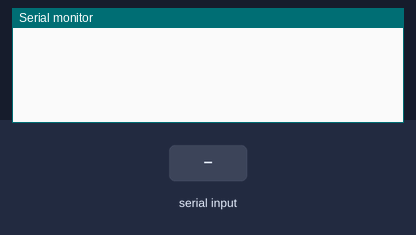
Bench run of a sketch on a simulated Arduino Uno, built with avr-gcc and run on an emulated ATmega328P. Parts: the last lines printed to the serial monitor. Inputs (shaded band) come from the test bench.

Above: at 1.2 s.
1.3 s: "1\n" received over Serial
At 2.3 s:
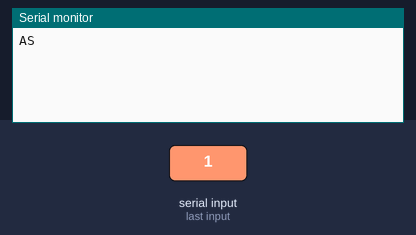
2.8 s: "2\n" received over Serial
At 3.5 s:
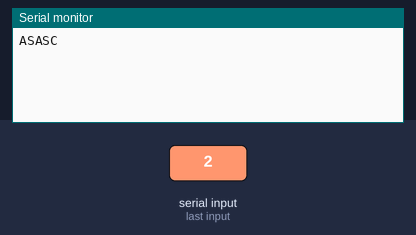

The sketch:

03_assignment.ino
```cpp
void setup() {
  Serial.begin(9600);
}

void loop() {
  if (Serial.available() > 0) {
    String input = Serial.readStringUntil('\n'); // 改行まで読み込む
    Serial.println("ASCIIコード（4桁の4進数）:");


    for (int i = 0; i < input.length(); i++) {
      char c = input.charAt(i);
      byte ascii = (byte)c; // 10進数
      Serial.print(c);
      Serial.print(" -> ");
      MoreNewPrintBase4(ascii);
      Serial.println();
      }

    Serial.println("-----");
  }
}

// 考案
void printBase4(byte q){
  int k;
  for(int i=4; i>0; i--){
    k = q % 4;  //余り
    q = q / 4;  //4で割る
    Serial.print(k);
  }
}

// TAヘルプ
void NewPrintBase4(byte q){
  int r;  //余り
  for (int i=4; i>0; i--){
    int div = 1;
    for (int j=0; j<i-1; j++){  // 4の3乗，2乗，1乗
      div *=4;
    }
    r = (q / div) % 4; //余りが4進数の各ビット
    Serial.print(r);
  }
}

// 考案
void MoreNewPrintBase4(byte q){
  // Serial.print(q);
  int r[4];
  for (int i=4; i>0; i--){
    r[i] = q % 4;  //余りを配列に保存
    q /= 4;
  }
  for (int i=1; i<5; i++){
    Serial.print(r[i]); //余りを逆順に読む
  }
}
```

Measured:
- after the input at 1.3 s, the serial monitor: prints a new line at once (image 1)
- after the input at 2.8 s, the serial monitor: prints a new line at once (image 2)
